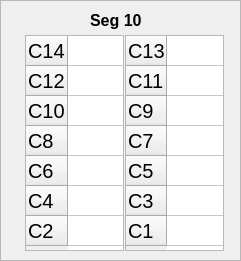
     <widget class="QFrame" name="frame_36">
      <property name="geometry">
       <rect>
        <x>985</x>
        <y>320</y>
        <width>241</width>
        <height>261</height>
       </rect>
      </property>
      <property name="frameShape">
       <enum>QFrame::StyledPanel</enum>
      </property>
      <property name="frameShadow">
       <enum>QFrame::Raised</enum>
      </property>
      <widget class="QTableWidget" name="B10_even">
       <property name="geometry">
        <rect>
         <x>25</x>
         <y>35</y>
         <width>99</width>
         <height>216</height>
        </rect>
       </property>
       <property name="font">
        <font>
         <pointsize>15</pointsize>
        </font>
       </property>
       <attribute name="horizontalHeaderVisible">
        <bool>false</bool>
       </attribute>
       <attribute name="horizontalHeaderDefaultSectionSize">
        <number>60</number>
       </attribute>
       <row>
        <property name="text">
         <string>C14</string>
        </property>
       </row>
       <row>
        <property name="text">
         <string>C12</string>
        </property>
       </row>
       <row>
        <property name="text">
         <string>C10</string>
        </property>
       </row>
       <row>
        <property name="text">
         <string>C8</string>
        </property>
       </row>
       <row>
        <property name="text">
         <string>C6</string>
        </property>
       </row>
       <row>
        <property name="text">
         <string>C4</string>
        </property>
       </row>
       <row>
        <property name="text">
         <string>C2</string>
        </property>
       </row>
       <column>
        <property name="text">
         <string>Right</string>
        </property>
       </column>
      </widget>
      <widget class="QTableWidget" name="B10_odd">
       <property name="geometry">
        <rect>
         <x>125</x>
         <y>35</y>
         <width>99</width>
         <height>216</height>
        </rect>
       </property>
       <property name="font">
        <font>
         <pointsize>15</pointsize>
        </font>
       </property>
       <attribute name="horizontalHeaderVisible">
        <bool>false</bool>
       </attribute>
       <attribute name="horizontalHeaderDefaultSectionSize">
        <number>60</number>
       </attribute>
       <row>
        <property name="text">
         <string>C13</string>
        </property>
       </row>
       <row>
        <property name="text">
         <string>C11</string>
        </property>
       </row>
       <row>
        <property name="text">
         <string>C9</string>
        </property>
       </row>
       <row>
        <property name="text">
         <string>C7</string>
        </property>
       </row>
       <row>
        <property name="text">
         <string>C5</string>
        </property>
       </row>
       <row>
        <property name="text">
         <string>C3</string>
        </property>
       </row>
       <row>
        <property name="text">
         <string>C1</string>
        </property>
       </row>
       <column>
        <property name="text">
         <string>Left</string>
        </property>
       </column>
      </widget>
      <widget class="QLabel" name="box3_label_11">
       <property name="geometry">
        <rect>
         <x>90</x>
         <y>10</y>
         <width>71</width>
         <height>21</height>
        </rect>
       </property>
       <property name="font">
        <font>
         <pointsize>12</pointsize>
         <weight>75</weight>
         <bold>true</bold>
        </font>
       </property>
       <property name="text">
        <string>Seg 10</string>
       </property>
      </widget>
     </widget>
